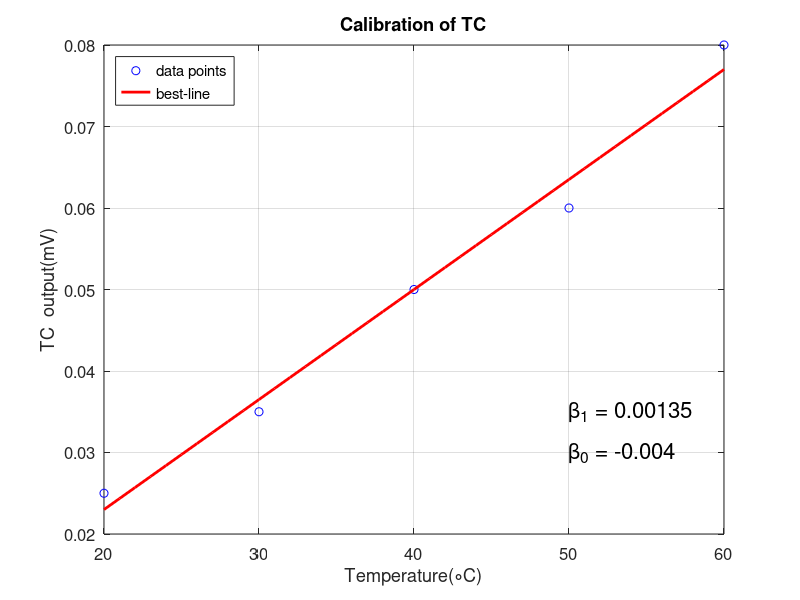

Reproduce this figure in MATLAB.
%polyfit
clc, clear, close all
x = 20:10:60;
y = [0.025, 0.035, 0.05, 0.06, 0.08];
fit = polyfit(x, y, 1);
%做图
xfit = x(1):1:x(end);
yfit = polyval(fit, xfit);
h = plot(x, y, 'bo', xfit, yfit, 'r');
set(h(2), 'LineWidth', 2);
set(gca, 'FontSize', 12);
set(gca, 'XTick', 20:10:60);
xlabel('Temperature(\circC)');
ylabel('TC  output(mV)');
title('Calibration of TC');
text(50, 0.03, ['\beta_{0} = ' num2str(fit(2))], 'FontSize', 16);
text(50, 0.035, ['\beta_{1} = ' num2str(fit(1))], 'FontSize', 16);
grid on
legend({'data points', 'best-line'}, 'Location', 'northwest');